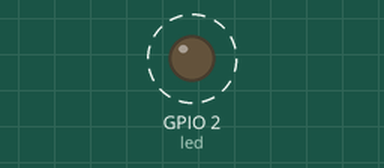
Simulated run of this program. Board: ESP8266 board running MicroPython. Shown: output pins drawn as LEDs (lit = HIGH, except the on-board LED, lit = LOW). Dashed ring = blinking. WiFi joins after 1.5 s; what the program prints to the serial console is not drawn. At 1.5 s the program stops and its outputs stay as they are.

Above: at 0.12 s.
Timing chart, 0 to 3.0 s (numbered marks = the images above):
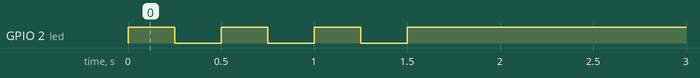

The program:

esp8266_MicroPy_boot_MQTT_basic.py
```python
#! /usr/bin/env python

###############################################################################
# esp8266_MicroPy_boot_MQTT_basic.py
#
# boot.py code for MicroPython running on the esp8266
# Copy relevant parts and/or file with desired settings into boot.py on the esp8266
#
# The boot.py will be run once at every startup or reset. Configuration, etc
# should happen in this file.
#
#
# Created: 07/23/16
#   - Joshua Vaughan
#   - joshua.vaughan@louisiana.edu
#   - http://www.ucs.louisiana.edu/~jev9637
#
# Modified:
#   *
#
###############################################################################

import webrepl
import time
import machine

# Create a pin object for the esp8266 onboard LED
led = machine.Pin(2, machine.Pin.OUT)
led.high() # Turn the pin off to start

WIFI_SSID = "your_WiFiSSID"
WIFI_PASSWORD = "your_WiFipassword"

# Set to true to connect to the WIFI network identified by the parameters above
# We'll leave the access point open too, for easy debugging/programming
CONNECT_AS_STATION = True

def do_connect():
    import network
    sta_if = network.WLAN(network.STA_IF)
    if not sta_if.isconnected():
        print('Connecting to network...')
        sta_if.active(True)
        sta_if.connect(WIFI_SSID, WIFI_PASSWORD)
        while not sta_if.isconnected():
            print('.')
            time.sleep_ms(250)
            led.value(not led.value()) # Toggle the LED while trying to connect

    print('Network Configuration:', sta_if.ifconfig())
    led.high() # Turn off the LED connected


if CONNECT_AS_STATION:
    do_connect()


# Start the webREPL
# Connect via http://micropython.org/webrepl/
# or using the .html file from https://github.com/micropython/webrepl
webrepl.start()
```

Measured:
- by itself, GPIO 2 (led): alternates HIGH for 0.25 s and LOW for 0.25 s, 7 changes in all, then stays HIGH
